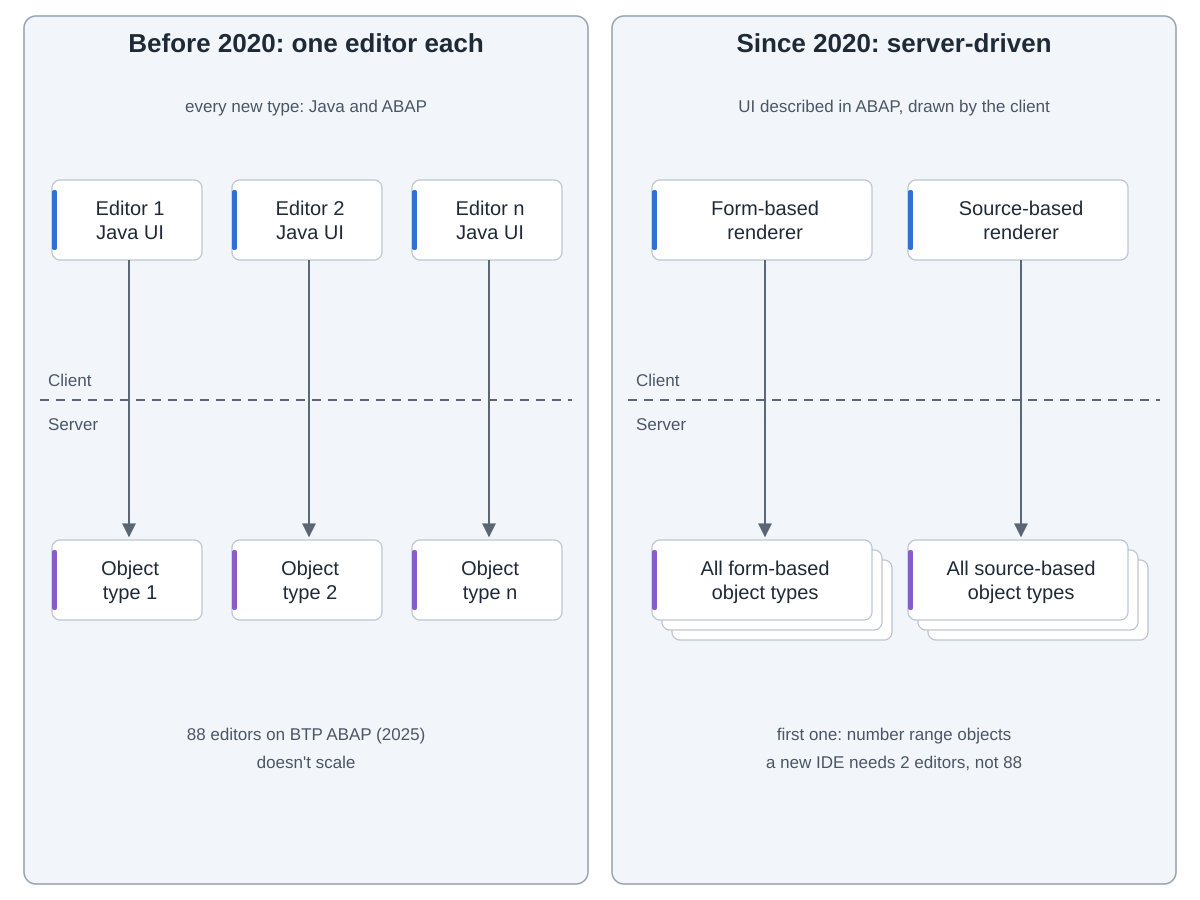

Recreate this plot in Python.
"""ADT object type editors before and after server-driven development (2020), redrawn from the
"server_driven_before_after" figure in SAP's post:
https://community.sap.com/t5/technology-blog-posts-by-sap/behind-the-design-how-we-transformed-the-abap-development-tools/ba-p/14258121
Run: python3 editors.py"""
import sys
from pathlib import Path

sys.path.insert(0, str(Path(__file__).resolve().parents[2] / "tools"))
from archdiagram import Diagram  # noqa: E402

d = Diagram("ADT editors before and after 2020",
            "Before 2020 every object type had its own editor: the UI in Java on the client, the persistence "
            "in ABAP on the server; the SAP BTP ABAP environment alone needs 88 editors as of 2025. "
            "Since 2020 new object types are server-driven: the server describes the UI in ABAP and the client "
            "has two renderers, one for form-based and one for source-based objects. "
            "Number range objects were the first, in 2020. A new IDE needs two editors, not 88.")

LINE = 400


def split(x, w):
    d.raw(f'<path d="M{x + 16} {LINE}H{x + w - 16}" stroke="#5b6675" stroke-width="2" stroke-dasharray="9 7"/>')
    d.text(x + 24, LINE - 14, "Client", "lb", "start")
    d.text(x + 24, LINE + 30, "Server", "lb", "start")


def stack(x, y, label, w, h):
    for k in (2, 1):
        d.rect(x + k * 10, y + k * 10, w, h, "agent", 8)
    d.card(x, y, label, "write", w=w, h=h)


# before
d.group(24, 16, 564, 868, "Before 2020: one editor each")
split(24, 564)
for i, n in enumerate(["1", "2", "n"]):
    x = 52 + i * 180
    d.card(x, 180, f"Editor {n}|Java UI", "coding", w=150, h=80)
    d.card(x, 540, f"Object|type {n}", "write", w=150, h=80)
    d.arrow(f"M{x + 77} 260V536")
d.note(306, 112, "every new type: Java and ABAP")
d.note(306, 740, "88 editors on BTP ABAP (2025)")
d.note(306, 768, "doesn't scale")

# after
d.group(612, 16, 564, 868, "Since 2020: server-driven")
split(612, 564)
for i, (r, o) in enumerate([("Form-based|renderer", "All form-based|object types"),
                            ("Source-based|renderer", "All source-based|object types")]):
    x = 652 + i * 256
    d.card(x, 180, r, "coding", w=220, h=80)
    stack(x, 540, o, 220, 80)
    d.arrow(f"M{x + 113} 260V536")
d.note(894, 112, "UI described in ABAP, drawn by the client")
d.note(894, 740, "first one: number range objects")
d.note(894, 768, "a new IDE needs 2 editors, not 88")

d.save(Path(__file__).with_name("editors.svg"))
